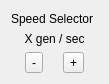
<?xml version="1.0" encoding="UTF-8"?>
<ui version="4.0">
 <class>Dialog</class>
 <widget class="QDialog" name="Dialog">
  <property name="geometry">
   <rect>
    <x>0</x>
    <y>0</y>
    <width>109</width>
    <height>84</height>
   </rect>
  </property>
  <property name="windowTitle">
   <string>Dialog</string>
  </property>
  <layout class="QVBoxLayout" name="verticalLayout">
   <item>
    <widget class="QLabel" name="label">
     <property name="text">
      <string>Speed Selector</string>
     </property>
    </widget>
   </item>
   <item>
    <widget class="QLabel" name="ind_speed">
     <property name="text">
      <string>X gen / sec</string>
     </property>
     <property name="alignment">
      <set>Qt::AlignCenter</set>
     </property>
    </widget>
   </item>
   <item>
    <layout class="QHBoxLayout" name="horizontalLayout">
     <item>
      <widget class="QToolButton" name="btn_lower">
       <property name="text">
        <string>-</string>
       </property>
      </widget>
     </item>
     <item>
      <widget class="QToolButton" name="btn_upper">
       <property name="text">
        <string>+</string>
       </property>
      </widget>
     </item>
    </layout>
   </item>
  </layout>
 </widget>
 <resources/>
 <connections/>
</ui>
